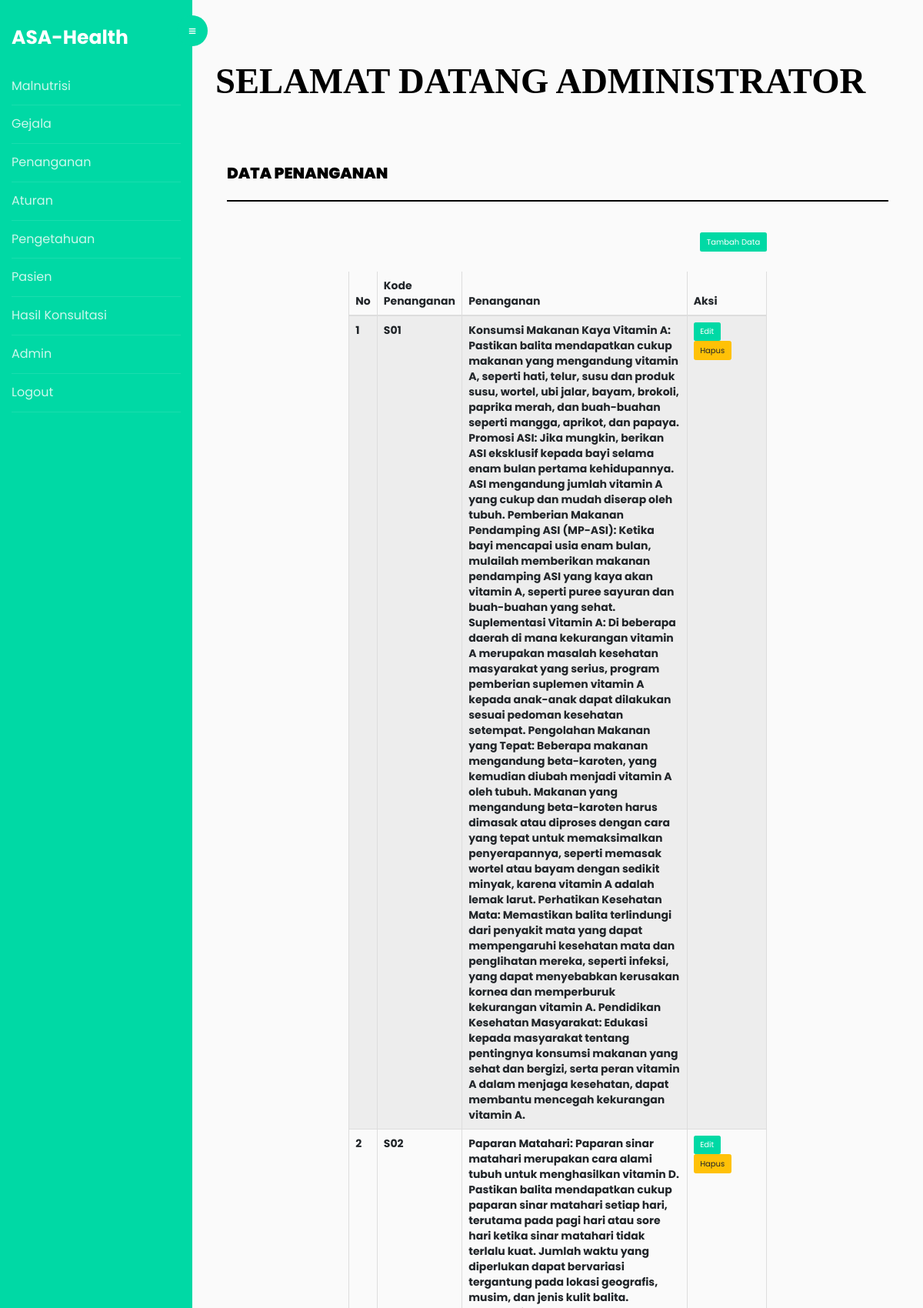
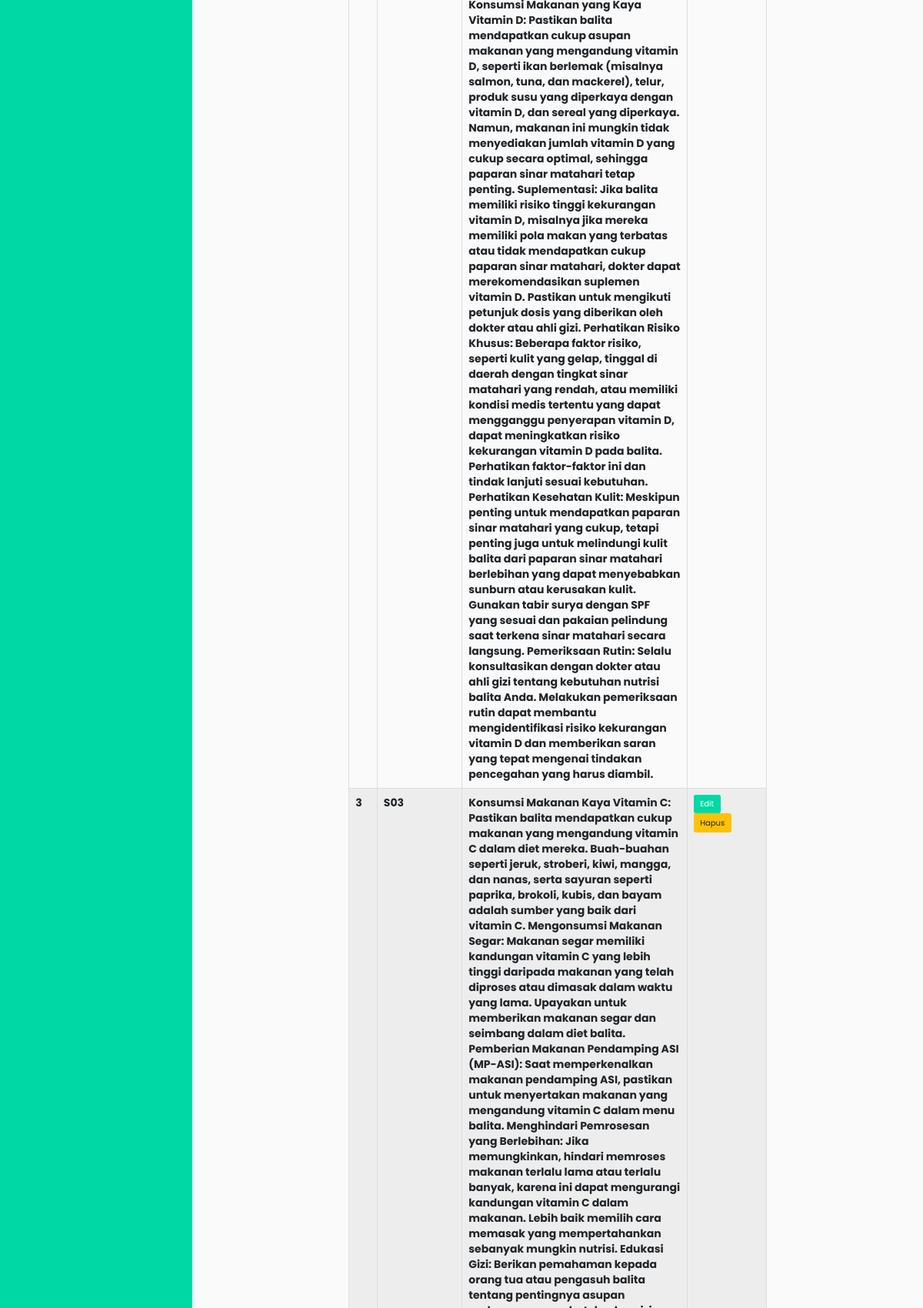
The page /home.php?page=penanganan (signed in, upper part) on the database its author committed (2 pictures, top to bottom).
### tables this page shows
CREATE TABLE `penanganan` (
  `id_penanganan` int(11) NOT NULL,
  `kode` varchar(20) NOT NULL,
  `penanganan` text NOT NULL
);

### admin/penanganan.php (the view)
<div class="content-wrapper">
       <div class="container">
           <div class="row">
               <div class="col-md-12">
                   <h4 class="page-head-line">DATA PENANGANAN</h4>
               </div>
           </div>
           <div class="col-md-8 col-md-offset-2">
           	<button type="button" onclick=window.location.href='?page=tambahpenanganan' class='btn' style="float:right;background-color: #00D9A5;color: white;">Tambah Data</button><br><br>
               <div class="table-responsive">
                   <table class="table table-striped table-bordered table-hover">
                       <thead>
                           <tr>
                               <th width="5%">No</th>
                               <th>Kode Penanganan</th>
                               <th>Penanganan</th>
                               <th width="19%">Aksi</th>
                           </tr>
                       </thead>
                       <tbody>
                       	<?php
						include "koneksi.php";
						$sql= mysqli_query($koneksi, "SELECT * FROM penanganan");
						$no=1;
						while($row = mysqli_fetch_array($sql)){
						?>
                           <tr>
                               <td><?php echo $no; ?></td>
                               <td><?php echo $row['kode']; ?></td>
                               <td><?php echo $row['penanganan']; ?></td>
                               <td>
                               <a href="?page=editpenanganan&kode=<?php echo $row['kode'];?>" class='btn' style="background-color: #00D9A5;color: white;">Edit</a>
				  			<a onclick="return confirm ('Yakin Data ini Dihapus..?')" href="?page=deletepenanganan&id_penanganan=<?php echo $row['id_penanganan'];?>" class='btn btn-warning'>Hapus</a>
                               </td>
                           </tr>
                           <?php
						$no++;
						}
						?>
                       </tbody>
                   </table>
               </div>
           </div>
       </div>
   </div>

### assets/css/style.css (style rules this page uses)
body { font-family: 'Roboto', sans-serif; line-height: 30px; }
.content-wrapper { margin-top: 40px; min-height: 343px; padding-bottom: 60px; }
.page-head-line { font-weight: 900; padding-bottom: 20px; border-bottom: 2px solid #000000; text-transform: uppercase; color: #000000; font-size: 20px; margin-bottom: 40px; }
.btn { border-radius: 0px; -webkit-border-radius: 0px; -moz-border-radius: 0px; }

### rows shown on the page
penanganan: kode "S01", penanganan "Konsumsi Makanan Kaya Vitamin A: Pastikan balita mendapatkan cukup makanan yang mengandung vitamin A, seperti hati, telur, susu dan produk susu, wortel, ubi jalar, bayam, brokoli, paprika merah, dan buah-buahan seperti mangga, aprikot, dan papaya. Promosi ASI: Jika mungkin, berikan ASI eksklusif kepada bayi selama enam bulan pertama kehidupannya. ASI mengandung jumlah vitamin A yang cukup dan mudah diserap oleh tubuh. Pemberian Makanan Pendamping ASI (MP-ASI): Ketika bayi mencapai usia enam bulan, mulailah memberikan makanan pendamping ASI yang kaya akan vitamin A, seperti puree sayuran dan buah-buahan yang sehat. Suplementasi Vitamin A: Di beberapa daerah di mana kekurangan vitamin A…"
penanganan: kode "S02", penanganan "Paparan Matahari: Paparan sinar matahari merupakan cara alami tubuh untuk menghasilkan vitamin D. Pastikan balita mendapatkan cukup paparan sinar matahari setiap hari, terutama pada pagi hari atau sore hari ketika sinar matahari tidak terlalu kuat. Jumlah waktu yang diperlukan dapat bervariasi tergantung pada lokasi geografis, musim, dan jenis kulit balita. Konsumsi Makanan yang Kaya Vitamin D: Pastikan balita mendapatkan cukup asupan makanan yang mengandung vitamin D, seperti ikan berlemak (misalnya salmon, tuna, dan mackerel), telur, produk susu yang diperkaya dengan vitamin D, dan sereal yang diperkaya. Namun, makanan ini mungkin tidak menyediakan jumlah vitamin D yang cukup secara…"
penanganan: kode "S03"

### other values the page prints
$nama_lengkap "ADMINISTRATOR"
